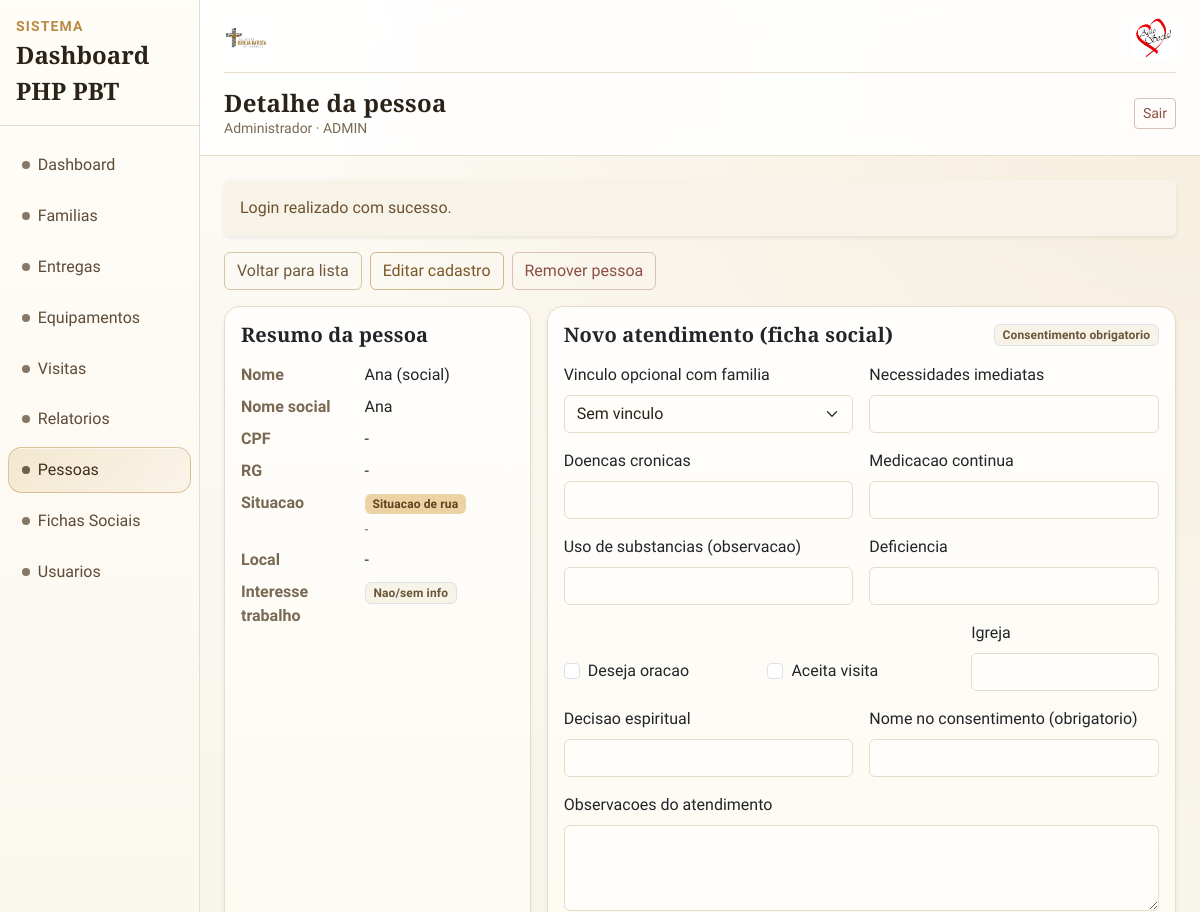
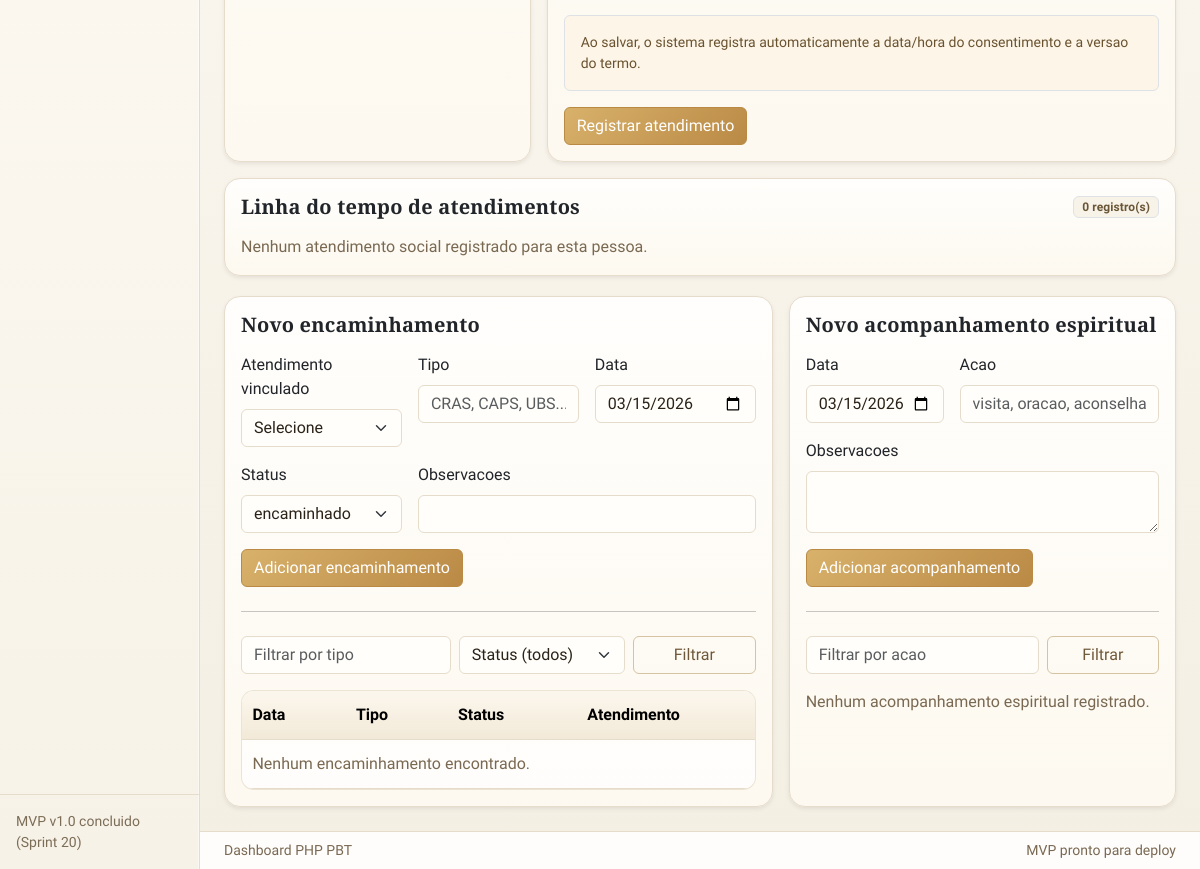
The app's page /people/show?id=2 (signed in) with its own data (2 pictures, top to bottom).
### tables this page shows
CREATE TABLE IF NOT EXISTS people (
  id INT AUTO_INCREMENT PRIMARY KEY,
  full_name VARCHAR(160) NULL,
  social_name VARCHAR(160) NULL,
  cpf VARCHAR(14) NULL UNIQUE,
  rg VARCHAR(20) NULL,
  birth_date DATE NULL,
  approx_age INT NULL,
  gender VARCHAR(20) NULL,
  is_homeless TINYINT(1) NOT NULL DEFAULT 0,
  homeless_time VARCHAR(20) NULL,
  stay_location VARCHAR(200) NULL,
  has_family_in_region TINYINT(1) NOT NULL DEFAULT 0,
  family_contact VARCHAR(200) NULL,
  education_level VARCHAR(40) NULL,
  profession_skills VARCHAR(200) NULL,
  formal_work_history TINYINT(1) NOT NULL DEFAULT 0,
  work_interest TINYINT(1) NOT NULL DEFAULT 0,
  work_interest_detail VARCHAR(200) NULL,
  created_at DATETIME NOT NULL DEFAULT CURRENT_TIMESTAMP,
  updated_at DATETIME NULL DEFAULT NULL ON UPDATE CURRENT_TIMESTAMP,
  INDEX idx_people_full_name (full_name),
  INDEX idx_people_social_name (social_name),
  INDEX idx_people_is_homeless (is_homeless),
  INDEX idx_people_updated_at (updated_at)
);

### app/Views/people/show.php (the view, shortened to what the rows shown need)
<?php
$person = is_array($person ?? null) ? $person : [];
$recordEditMode = (bool) ($recordEditMode ?? false);
$referralEditMode = (bool) ($referralEditMode ?? false);
$spiritualEditMode = (bool) ($spiritualEditMode ?? false);
$displayName = (string) (($person['full_name'] ?? '') ?: ($person['social_name'] ?? 'Sem identificacao'));
?>
<div class="row g-3 mb-3">
    <div class="col-12 col-xl-4">
        <div class="card border-0 shadow-sm h-100">
            <div class="card-body">
                <h2 class="h5 mb-3">Resumo da pessoa</h2>
                <dl class="row mb-0">
                    <dt class="col-5 text-secondary">Nome</dt>
                    <dd class="col-7"><?= htmlspecialchars($displayName, ENT_QUOTES, 'UTF-8') ?></dd>
                    <dt class="col-5 text-secondary">Nome social</dt>
                    <dd class="col-7"><?= htmlspecialchars((string) (($person['social_name'] ?? '') ?: '-'), ENT_QUOTES, 'UTF-8') ?></dd>
                    <dt class="col-5 text-secondary">CPF</dt>
                    <dd class="col-7"><?= htmlspecialchars((string) (($person['cpf'] ?? '') ?: '-'), ENT_QUOTES, 'UTF-8') ?></dd>
                    <dt class="col-5 text-secondary">RG</dt>
                    <dd class="col-7"><?= htmlspecialchars((string) (($person['rg'] ?? '') ?: '-'), ENT_QUOTES, 'UTF-8') ?></dd>
                    <dt class="col-5 text-secondary">Situacao</dt>
                    <dd class="col-7">
                        <?php if ((int) ($person['is_homeless'] ?? 0) === 1) : ?>
                            <span class="badge text-bg-warning">Situacao de rua</span>
                            <div class="small text-secondary mt-1"><?= htmlspecialchars((string) (($person['homeless_time'] ?? '') ?: '-'), ENT_QUOTES, 'UTF-8') ?></div>
                        <?php else : ?>
                            <span class="badge text-bg-success">Acompanhamento geral</span>
                        <?php endif; ?>
                    </dd>
                    <dt class="col-5 text-secondary">Local</dt>
                    <dd class="col-7"><?= htmlspecialchars((string) (($person['stay_location'] ?? '') ?: '-'), ENT_QUOTES, 'UTF-8') ?></dd>
                    <dt class="col-5 text-secondary">Interesse trabalho</dt>
                    <dd class="col-7">
                        <?= ((int) ($person['work_interest'] ?? 0) === 1)
                            ? '<span class="badge text-bg-success">Sim</span>'
                            : '<span class="badge text-bg-light border">Nao/sem info</span>' ?>
                    </dd>
                </dl>
            </div>
        </div>
    </div>
    <div class="col-12 col-xl-8">
        <div class="card border-0 shadow-sm h-100">
            <div class="card-body">
                <div class="d-flex justify-content-between align-items-center mb-3">
                    <h2 class="h5 mb-0"><?= $recordEditMode ? 'Editar atendimento (ficha social)' : 'Novo atendimento (ficha social)' ?></h2>
                </div>
            </div>
        </div>
    </div>
</div>
<div class="card border-0 shadow-sm">
    <div class="card-body">
        <div class="d-flex justify-content-between align-items-center mb-3">
            <h2 class="h5 mb-0">Linha do tempo de atendimentos</h2>
        </div>
    </div>
</div>
<div class="row g-3 mt-1">
    <div class="col-12 col-xl-7">
        <div class="card border-0 shadow-sm h-100">
            <div class="card-body">
                <div class="d-flex flex-wrap justify-content-between gap-2 align-items-center mb-3">
                    <h2 class="h5 mb-0"><?= $referralEditMode ? 'Editar encaminhamento' : 'Novo encaminhamento' ?></h2>
                </div>
                <div class="table-responsive">
                    <table class="table align-middle mb-0">
                        <thead>
                            <tr>
                                <th>Data</th>
                                <th>Tipo</th>
                                <th>Status</th>
                                <th>Atendimento</th>
                            </tr>
                        </thead>
                    </table>
                </div>
            </div>
        </div>
    </div>
    <div class="col-12 col-xl-5">
        <div class="card border-0 shadow-sm h-100">
            <div class="card-body">
                <div class="d-flex flex-wrap justify-content-between gap-2 align-items-center mb-3">
                    <h2 class="h5 mb-0"><?= $spiritualEditMode ? 'Editar acompanhamento espiritual' : 'Novo acompanhamento espiritual' ?></h2>
                </div>
            </div>
        </div>
    </div>
</div>

### records on screen
people: full_name "Ana (social)", social_name "Ana", cpf "-", rg "-", homeless_time "-", stay_location "-"

### other values on screen
$layoutAppName "Dashboard PHP PBT"
$item['label'] "Dashboard"
$item['label'] "Familias"
$item['label'] "Entregas"
$item['label'] "Equipamentos"
$item['label'] "Visitas"
$item['label'] "Relatorios"
$item['label'] "Pessoas"
$item['label'] "Fichas Sociais"
$item['label'] "Usuarios"
$layoutTitle "Detalhe da pessoa"
$layoutUserName "Administrador"
$layoutUserRole "ADMIN"
$success "Login realizado com sucesso."
count($timeline) "0"
